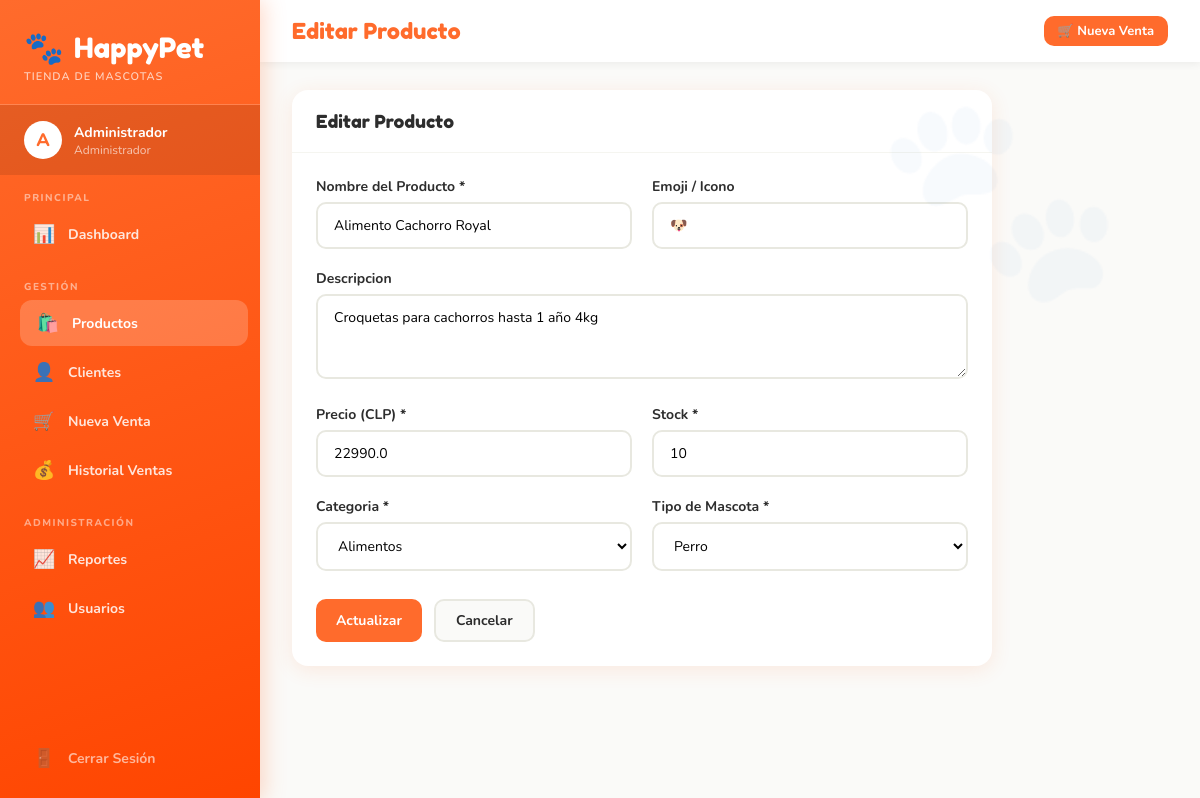
Page /productos/editar/2 (signed in) on the committed database.
### tables this page shows
CREATE TABLE productos (
        id INTEGER PRIMARY KEY AUTOINCREMENT,
        nombre TEXT NOT NULL,
        descripcion TEXT,
        precio REAL NOT NULL,
        stock INTEGER DEFAULT 0,
        categoria TEXT,
        tipo_mascota TEXT,
        imagen TEXT,
        activo INTEGER DEFAULT 1,
        creado_en TEXT
    );

### app.py (the view, shortened to what this page needs)
@app.route('/productos/editar/<int:pid>', methods=['GET', 'POST'])
@login_required
def editar_producto(pid):
    conn = get_db()
    prod = conn.execute("SELECT * FROM productos WHERE id=?", (pid,)).fetchone()
    conn.close()
    return render_template('producto_form.html', producto=prod, titulo='Editar Producto')

### app.py (called while the page is built)
def get_db():
    conn = sqlite3.connect(DB_PATH)
    conn.row_factory = sqlite3.Row
    return conn

def login_required(f):
    from functools import wraps
    @wraps(f)
    def decorated(*args, **kwargs):
        if 'user_id' not in session:
            return redirect(url_for('login'))
        return f(*args, **kwargs)
    return decorated

### templates/producto_form.html (shortened to what this page needs)
{% extends "base.html" %}
{% block page_title %}{{ titulo }}{% endblock %}
{% block content %}
<div style="max-width:700px">
<div class="card">
    <div class="card-header">
        <span class="card-title">{{ 'Editar Producto' if producto else 'Nuevo Producto' }}</span>
    </div>
    <div class="card-body">
        <form method="post">
            <div class="form-row">
                <div class="form-group">
                    <label>Nombre del Producto *</label>
                    <input type="text" name="nombre" value="{{ producto['nombre'] if producto else '' }}" required placeholder="Ej: Alimento Premium Gato">
                </div>
                <div class="form-group">
                    <label>Emoji / Icono</label>
                    <input type="text" name="imagen" value="{{ producto['imagen'] if producto else '' }}" placeholder="Ej: un emoji">
                </div>
            </div>
            <div class="form-group">
                <label>Descripcion</label>
                <textarea name="descripcion" rows="3" placeholder="Descripcion del producto...">{{ producto['descripcion'] if producto else '' }}</textarea>
            </div>
            <div class="form-row">
                <div class="form-group">
                    <label>Precio (CLP) *</label>
                    <input type="number" name="precio" value="{{ producto['precio'] if producto else '' }}" required min="1" placeholder="Ej: 9990">
                </div>
                <div class="form-group">
                    <label>Stock *</label>
                    <input type="number" name="stock" value="{{ producto['stock'] if producto else '0' }}" required min="0">
                </div>
            </div>
            <div class="form-row">
                <div class="form-group">
                    <label>Categoria *</label>
                    <select name="categoria" required>
                        {% set cats = ['Alimentos', 'Higiene', 'Accesorios', 'Juguetes', 'Salud', 'Transporte', 'Descanso', 'Ropa', 'Otros'] %}
                        {% for c in cats %}
                        <option value="{{ c }}" {{ 'selected' if producto and producto['categoria']==c else '' }}>{{ c }}</option>
                        {% endfor %}
                    </select>
                </div>
                <div class="form-group">
                    <label>Tipo de Mascota *</label>
                    <select name="tipo_mascota" required>
                        <option value="Perro" {{ 'selected' if producto and producto['tipo_mascota']=='Perro' else '' }}>Perro</option>
                    </select>
                </div>
            </div>
            <div style="display:flex;gap:12px;margin-top:8px">
                <button type="submit" class="btn btn-primary">{{ 'Actualizar' if producto else 'Crear Producto' }}</button>
                <a href="{{ url_for('productos') }}" class="btn btn-secondary">Cancelar</a>
            </div>
        </form>
    </div>
</div>
</div>
{% endblock %}

### templates/base.html (style rules this page uses)
:root { --orange: #FF6B2C; --orange-light: #FF8C5A; --orange-pale: #FFF0E8; --orange-dark: #E55A1F; --white: #FFFFFF; --off-white: #FAFAF8; --text: #2D2D2D; --text-light: #6B6B6B; --success: #2ECC71; --danger: #E74C3C; --warning: #F39C12; --info: #3498DB; --sidebar-w: 260px; --shadow: 0 4px 20px rgba(255,107,44,0.12); --radius: 16px; }
* { margin: 0; padding: 0; box-sizing: border-box; }
body { font-family: 'Nunito', sans-serif; background: var(--off-white); color: var(--text); min-height: 100vh; }
.card { background: white; border-radius: var(--radius); box-shadow: var(--shadow); overflow: hidden; }
.card-header { padding: 20px 24px; border-bottom: 1px solid #F5F5F0; display: flex; align-items: center; justify-content: space-between; }
.card-title { font-family: 'Fredoka One', cursive; font-size: 18px; color: var(--text); }
.card-body { padding: 24px; }
.btn { display: inline-flex; align-items: center; gap: 6px; padding: 10px 20px; border-radius: 10px; border: none; font-family: 'Nunito', sans-serif; font-weight: 700; font-size: 14px; cursor: pointer; text-decoration: none; transition: all 0.2s; }
.btn-primary { background: var(--orange); color: white; }
.btn-secondary { background: var(--off-white); color: var(--text); border: 2px solid #E8E8E0; }
.form-group { margin-bottom: 20px; }
label { display: block; font-weight: 700; margin-bottom: 6px; font-size: 14px; color: var(--text); }
input, select, textarea { width: 100%; padding: 12px 16px; border: 2px solid #E8E8E0; border-radius: 10px; font-family: 'Nunito', sans-serif; font-size: 14px; transition: border-color 0.2s; background: white; }
.form-row { display: grid; grid-template-columns: 1fr 1fr; gap: 20px; }

### rows in the picture
productos: nombre "Alimento Cachorro Royal", imagen "🐶", descripcion "Croquetas para cachorros hasta 1 año 4kg", precio "22990.0", stock "10"

### other values in the picture
{{ session.nombre[0].upper() }} "A"
{{ session.nombre }} "Administrador"
{{ titulo }} "Editar Producto"
{{ 'Editar Producto' if producto else 'Nuevo Producto' }} "Editar Producto"
{{ 'Actualizar' if producto else 'Crear Producto' }} "Actualizar"
form field categoria "Alimentos"
